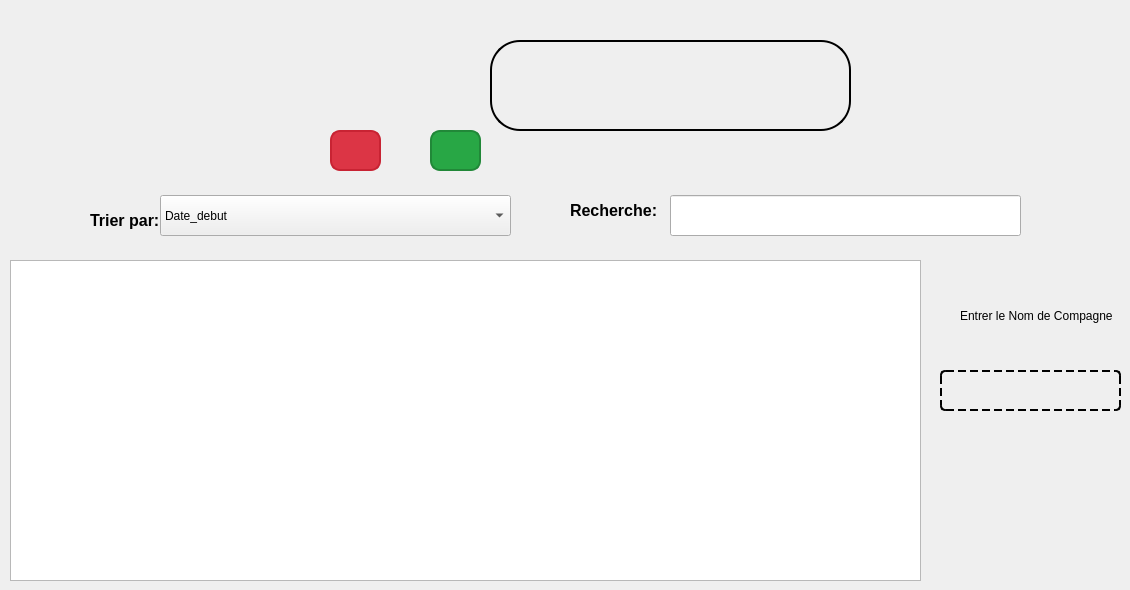
      <widget class="QWidget" name="lirect_14">
       <attribute name="title">
        <string>Affichage</string>
       </attribute>
       <widget class="QComboBox" name="comboBox_tri">
        <property name="geometry">
         <rect>
          <x>160</x>
          <y>195</y>
          <width>351</width>
          <height>41</height>
         </rect>
        </property>
        <item>
         <property name="text">
          <string>Date_debut</string>
         </property>
        </item>
        <item>
         <property name="text">
          <string>doses_administrees</string>
         </property>
        </item>
        <item>
         <property name="text">
          <string>statut</string>
         </property>
        </item>
       </widget>
       <widget class="QLabel" name="label_tri">
        <property name="geometry">
         <rect>
          <x>90</x>
          <y>210</y>
          <width>191</width>
          <height>21</height>
         </rect>
        </property>
        <property name="styleSheet">
         <string notr="true">QLabel {
    font-size: 16px;    /* Set font size to 16px */
    font-weight: bold;  /* Make text bold */
    color: black;       /* Black text (default, change if needed) */
}
</string>
        </property>
        <property name="text">
         <string>Trier par:</string>
        </property>
       </widget>
       <widget class="QLabel" name="label_recherche">
        <property name="geometry">
         <rect>
          <x>570</x>
          <y>200</y>
          <width>91</width>
          <height>20</height>
         </rect>
        </property>
        <property name="styleSheet">
         <string notr="true">QLabel {
    font-size: 16px;    /* Set font size to 16px */
    font-weight: bold;  /* Make text bold */
    color: black;       /* Black text (default, change if needed) */
}
</string>
        </property>
        <property name="text">
         <string>Recherche:</string>
        </property>
       </widget>
       <widget class="QLineEdit" name="lineEdit_recherche">
        <property name="geometry">
         <rect>
          <x>670</x>
          <y>195</y>
          <width>351</width>
          <height>41</height>
         </rect>
        </property>
       </widget>
       <widget class="QWidget" name="widget_20" native="true">
        <property name="geometry">
         <rect>
          <x>490</x>
          <y>40</y>
          <width>361</width>
          <height>91</height>
         </rect>
        </property>
        <property name="styleSheet">
         <string notr="true">background-color: qlineargradient(
    spread:pad,
    x1:0, y1:0, x2:1, y2:0,
    stop:0 #d30102,
    stop:0.499 #d30102,
    stop:0.5 white,
    stop:1 white
);
border-radius: 30px; 
border: 2px solid black; </string>
        </property>
        <widget class="QPushButton" name="pushButtonStat_14">
         <property name="geometry">
          <rect>
           <x>50</x>
           <y>0</y>
           <width>91</width>
           <height>91</height>
          </rect>
         </property>
         <property name="styleSheet">
          <string notr="true">QPushButton {
    background: transparent;
    border: none;
}</string>
         </property>
         <property name="text">
          <string/>
         </property>
         <property name="icon">
          <iconset resource="images/images.qrc">
           <normaloff>:/images/stat.png</normaloff>:/images/stat.png</iconset>
         </property>
         <property name="iconSize">
          <size>
           <width>50</width>
           <height>50</height>
          </size>
         </property>
        </widget>
        <widget class="QPushButton" name="btn_export_appro">
         <property name="geometry">
          <rect>
           <x>200</x>
           <y>10</y>
           <width>131</width>
           <height>71</height>
          </rect>
         </property>
         <property name="styleSheet">
          <string notr="true">QPushButton {
    background: transparent;
    border: none;
}</string>
         </property>
         <property name="text">
          <string/>
         </property>
         <property name="icon">
          <iconset resource="images/images.qrc">
           <normaloff>:/images/doc.png</normaloff>:/images/doc.png</iconset>
         </property>
         <property name="iconSize">
          <size>
           <width>50</width>
           <height>50</height>
          </size>
         </property>
        </widget>
       </widget>
       <widget class="QPushButton" name="button_modifierD">
        <property name="geometry">
         <rect>
          <x>430</x>
          <y>130</y>
          <width>51</width>
          <height>41</height>
         </rect>
        </property>
        <property name="styleSheet">
         <string notr="true">QPushButton {
    background-color: #28A745;  /* Bright green background */
    color: white;               /* White text */
    font-size: 16px;            /* Font size */
    font-weight: bold;          /* Bold text */
    border: 2px solid #218838;  /* Darker green border */
    border-radius: 10px;        /* Rounded corners */
    padding: 8px 16px;          /* Padding for size adjustment */
}

QPushButton:hover {
    background-color: #218838;  /* Darker green on hover */
}

QPushButton:pressed {
    background-color: #1E7E34;  /* Even darker green when pressed */
}
</string>
        </property>
        <property name="text">
         <string/>
        </property>
        <property name="icon">
         <iconset theme="QIcon::ThemeIcon::MailMessageNew"/>
        </property>
       </widget>
       <widget class="QPushButton" name="button_supprimer">
        <property name="geometry">
         <rect>
          <x>330</x>
          <y>130</y>
          <width>51</width>
          <height>41</height>
         </rect>
        </property>
        <property name="styleSheet">
         <string notr="true">QPushButton {
    background-color: #DC3545;  /* Bright red background */
    color: white;               /* White text */
    font-size: 16px;            /* Font size */
    font-weight: bold;          /* Bold text */
    border: 2px solid #C82333;  /* Darker red border */
    border-radius: 10px;        /* Rounded corners */
    padding: 8px 16px;          /* Padding for size adjustment */
}

QPushButton:hover {
    background-color: #C82333;  /* Darker red on hover */
}

QPushButton:pressed {
    background-color: #A71D2A;  /* Even darker red when pressed */
}
</string>
        </property>
        <property name="text">
         <string/>
        </property>
        <property name="icon">
         <iconset theme="QIcon::ThemeIcon::EditDelete"/>
        </property>
       </widget>
       <widget class="QTableView" name="tableView_d">
        <property name="geometry">
         <rect>
          <x>10</x>
          <y>260</y>
          <width>911</width>
          <height>321</height>
         </rect>
        </property>
       </widget>
       <widget class="QLabel" name="label_10">
        <property name="geometry">
         <rect>
          <x>960</x>
          <y>300</y>
          <width>161</width>
          <height>31</height>
         </rect>
        </property>
        <property name="text">
         <string>Entrer le Nom de Compagne</string>
        </property>
       </widget>
       <widget class="QLineEdit" name="nom_saisie">
        <property name="geometry">
         <rect>
          <x>940</x>
          <y>370</y>
          <width>181</width>
          <height>41</height>
         </rect>
        </property>
        <property name="styleSheet">
         <string notr="true">QLineEdit {
    background-color: transparent; /* Fond transparent */
    color: #000000;                /* Texte noir normal */
    font-size: 14px;               /* Taille de la police */
    border: 2px dashed #000000;    /* Bordure en pointillés épaisse */
    border-radius: 5px;            /* Coins légèrement arrondis */
    padding: 8px;                  /* Espacement interne pour le texte */
    border-style: dashed;          /* Style en pointillés */
}</string>
        </property>
       </widget>
      </widget>
